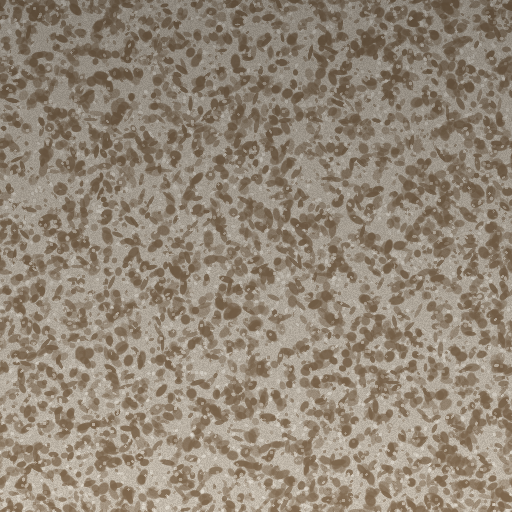
#> input picture examples/sample-speckle.png, 512 x 512 px
$ python make-material-figs.py ../../examples/sample-speckle.png ../../examples/sample-speckle.png ../../examples/sample-speckle.png ../../examples/sample-speckle.png ../../examples/sample-speckle.png
#> lines starting #> are read from the running program, lines starting #| are printed output that depends on the picture; pictures that were not available may be replaced by others from this repository, and a replacement may not be noted
# -*- coding: utf-8 -*-
"""通用交付图：① <名>-seamless-proof.png（原图 2x2 vs 处理后 2x2 + 接缝 1:1 特写）
              ② <名>-material-maps.png（各张贴图总览）
   用法：python make-material-figs.py <suf> <原图路径> <输出前缀> [缝前指标] [缝后指标]
   例：  python make-material-figs.py -speckle src/speckle-source.jpg out/speckle "2.79/2.99" "1.11/0.78"
"""
import sys
from PIL import Image, ImageDraw

suf, src_path, prefix = sys.argv[1], sys.argv[2], sys.argv[3]
before = sys.argv[4] if len(sys.argv) > 4 else "?"
after = sys.argv[5] if len(sys.argv) > 5 else "?"
import os
OUT = os.environ.get("TEX_OUT", "out")   # 贴图所在目录（默认 ./out）；也可用环境变量 TEX_OUT
name = prefix.split("\\")[-1].split("/")[-1] if ("\\" in prefix or "/" in prefix) else prefix

src = Image.open(src_path).convert("RGB")
#> src is the input picture: PIL image 512x512 RGB; mean R, G, B 147.4, 135.2, 119.7
W, H = src.size
#> W = 512; H = 512
S = min(W, H)
#> S = 512
src = src.crop(((W - S) // 2, (H - S) // 2, (W - S) // 2 + S, (H - S) // 2 + S))
seam = Image.open(f"{prefix}-seamless.png").convert("RGB")

CELL, ZW, ZH = 400, 240, 420
def tile2x2(im):
    s = im.resize((CELL, CELL), Image.LANCZOS)
    c = Image.new("RGB", (CELL * 2, CELL * 2))
#> c: PIL image 800x800 RGB; every value is 0
    for i in range(2):
        for j in range(2):
            c.paste(s, (i * CELL, j * CELL))
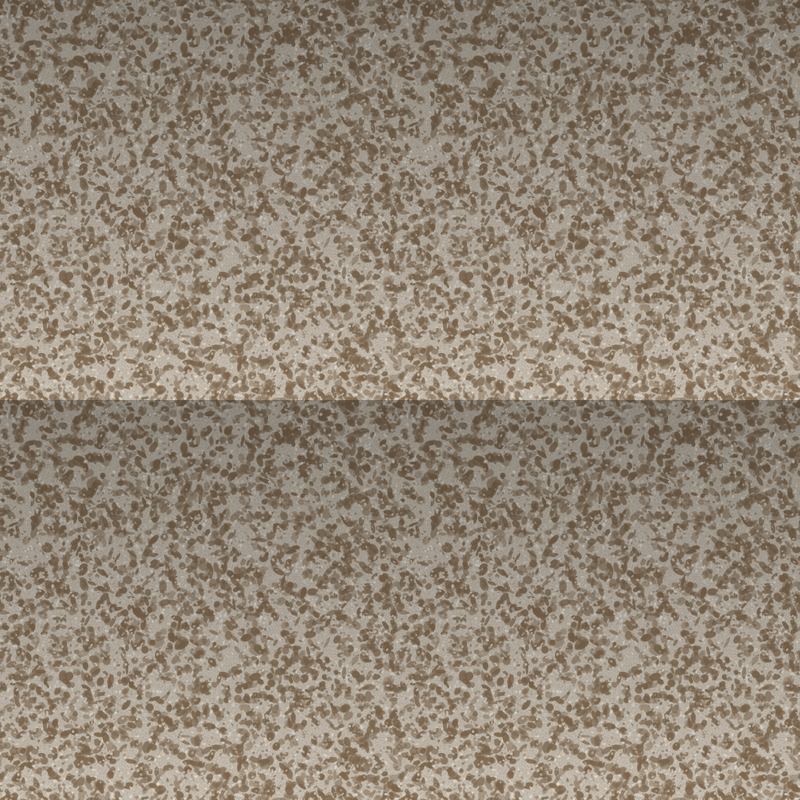
#> c: PIL image 800x800 RGB; mean R, G, B 147.4, 135.2, 119.7
    return c
def seam_zoom(im):
    W2, H2 = im.size
#> W2 = 512; H2 = 512
    z = Image.new("RGB", (ZW * 2, ZH))
#> z: PIL image 480x420 RGB; every value is 0
    y0 = (H2 - ZH // 2) // 2
#> y0 = 151
    z.paste(im.crop((W2 - ZW, y0, W2, y0 + ZH // 2)), (0, 0))
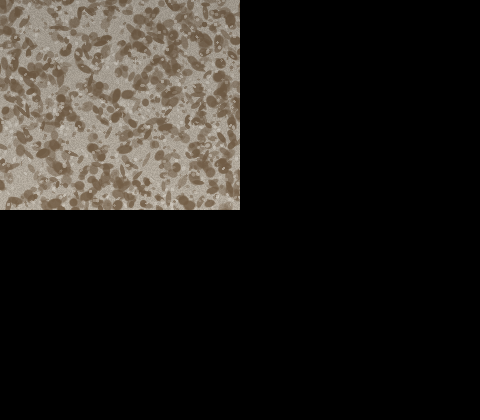
#> z: PIL image 480x420 RGB; mean R, G, B 36.8, 33.8, 29.9
    z.paste(im.crop((0, y0, ZW, y0 + ZH // 2)), (ZW, 0))
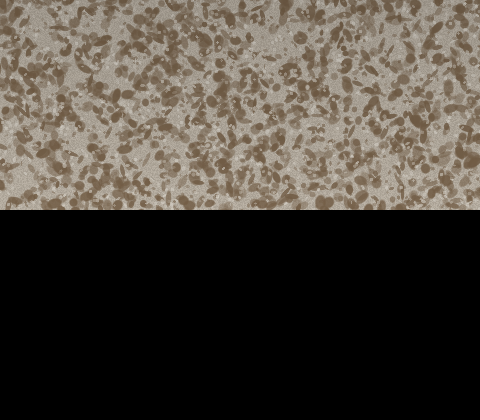
#> z: PIL image 480x420 RGB; mean R, G, B 73.9, 67.8, 60.1
    z.paste(im.crop(((W2 - ZW * 2) // 2, H2 - ZH // 2, (W2 - ZW * 2) // 2 + ZW * 2, H2)), (0, ZH // 2))
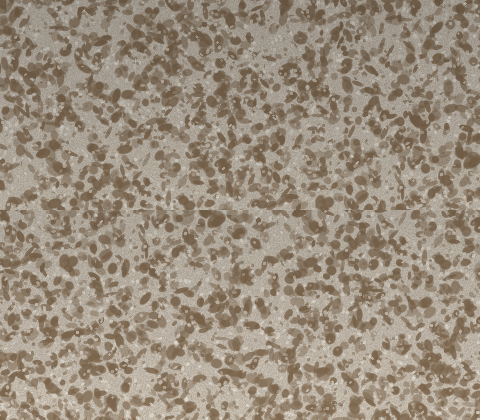
#> z: PIL image 480x420 RGB; mean R, G, B 154.6, 141.8, 125.6
    return z

a, b = tile2x2(src), tile2x2(seam)
za, zb = seam_zoom(src), seam_zoom(seam)
GAP, TOP = 16, 34
canvas = Image.new("RGB", (CELL * 4 + GAP * 3, CELL * 2 + ZH + 60), (12, 12, 14))
d = ImageDraw.Draw(canvas)
canvas.paste(a, (GAP, TOP)); canvas.paste(b, (GAP * 2 + CELL * 2, TOP))
#> after `canvas.paste(a, (GAP, TOP))`:
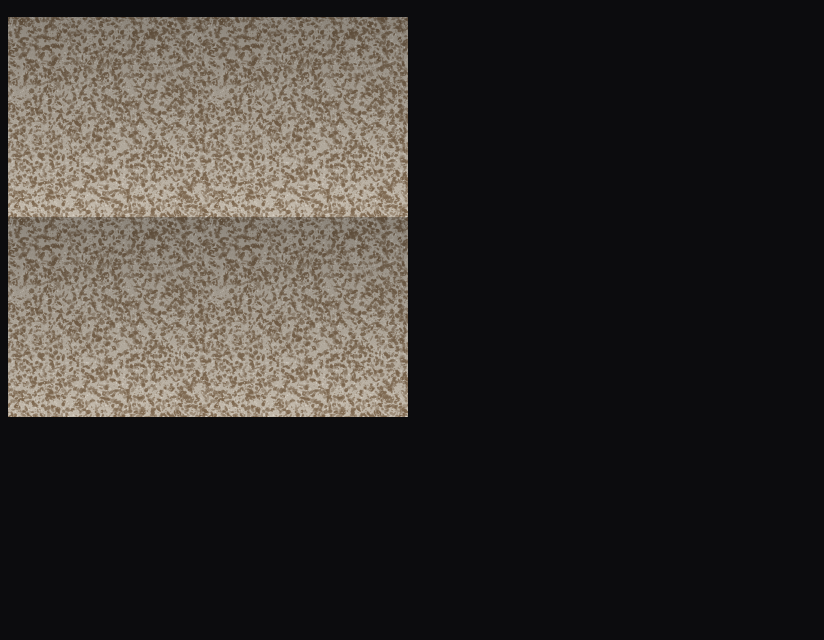
#> canvas: PIL image 1648x1280 RGB (shown at 1/2 size); mean R, G, B 53.1, 49.4, 46.1
d.text((GAP + 4, 12), f"ORIGINAL  2x2 tiled  (seam jump {before}x internal)", fill=(240, 190, 190))
d.text((GAP * 2 + CELL * 2 + 4, 12), f"PROCESSED  2x2 tiled  ({after}x = invisible)", fill=(190, 240, 190))
y0 = TOP + CELL * 2 + 26
canvas.paste(za, (GAP + (CELL * 2 - ZW * 2) // 2, y0))
canvas.paste(zb, (GAP * 2 + CELL * 2 + (CELL * 2 - ZW * 2) // 2, y0))
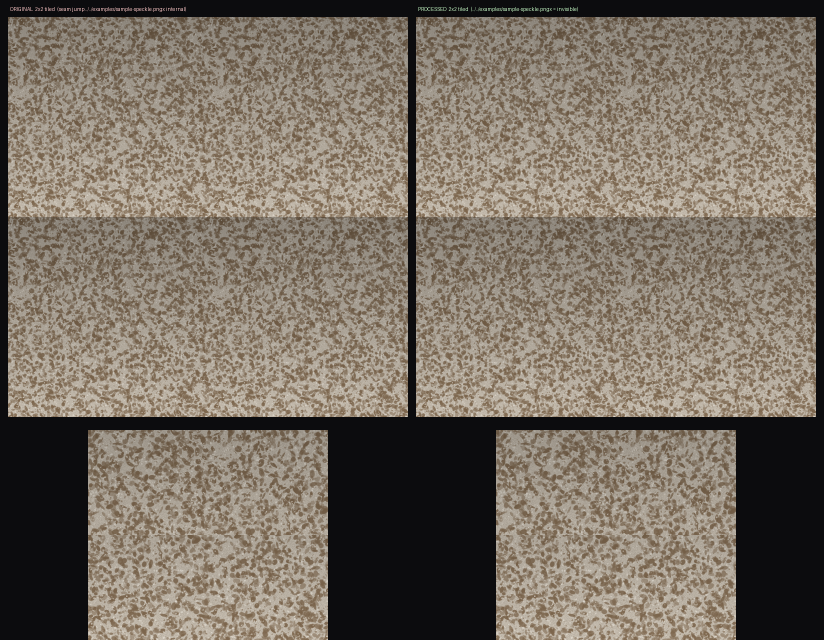
#> canvas: PIL image 1648x1280 RGB (shown at 1/2 size); mean R, G, B 121.6, 111.7, 99.6
d.text((GAP + 4, y0 - 14), "1:1 zoom across the tile border  (left|right  and  top|bottom joined)", fill=(230, 230, 235))
canvas.save(rf"{OUT}\{name}-seamless-proof.png")
print(f"-> {name}-seamless-proof.png", canvas.size)
#| -> sample-speckle.png-seamless-proof.png (1648, 1280)

items = [("albedo (sRGB)", f"tile-albedo{suf}.png", "rgb"),
         ("normal (OpenGL)", f"tile-normal-opengl{suf}.png", "rgb"),
         ("Roughness", f"tile-roughness{suf}.png", "rgb"),
         ("AO", f"tile-ao{suf}.png", "rgb"),
         ("Metallic (all 0)", f"tile-metallic{suf}.png", "rgb"),
         ("ORM  R=AO G=Rough B=Metal", f"tile-orm{suf}.png", "rgb"),
         ("glTF metallicRoughness", f"tile-metallicRoughness{suf}.png", "rgb"),
         ("Unity Mask (RGBA)", f"tile-unity-mask{suf}.png", "rgb"),
         ("Height 16bit", f"tile-height-16bit{suf}.png", "gray16")]
CC, COLS = 340, 3
ROWS = (len(items) + COLS - 1) // COLS
GAP2, TOP2 = 14, 30
cv = Image.new("RGB", (COLS * CC + (COLS + 1) * GAP2, ROWS * (CC + TOP2) + GAP2), (12, 12, 14))
dd = ImageDraw.Draw(cv)
for i, (label, fn, kind) in enumerate(items):
    im = Image.open(rf"{OUT}\{fn}")
    if kind == "gray16":
        im = im.point(lambda v: v / 256).convert("L")
    im = im.convert("RGB").resize((CC, CC), Image.LANCZOS)
    x = GAP2 + (i % COLS) * (CC + GAP2)
    y = GAP2 + (i // COLS) * (CC + TOP2)
    cv.paste(im, (x, y + TOP2))
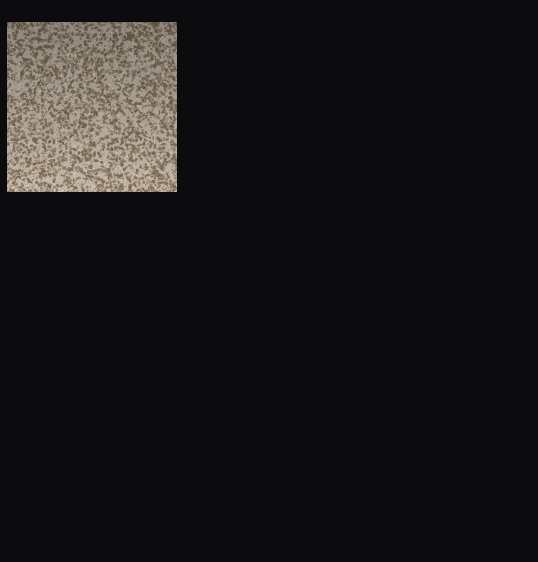
#> cv: PIL image 1076x1124 RGB (shown at 1/2 size); mean R, G, B 24.9, 23.8, 24.1
#> (the run stopped early here; a loop or call above may not have finished)
